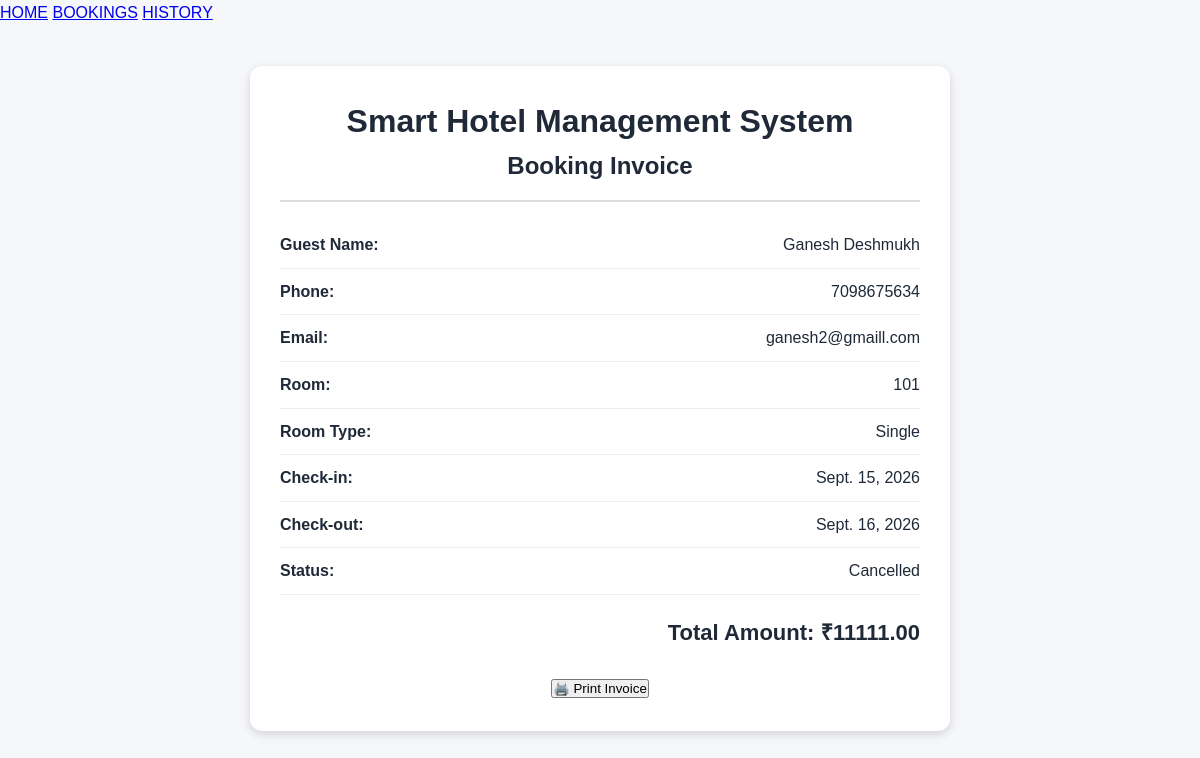
The page /invoice/4/ (signed in) on the database its author committed.
### hotel/models.py (models this page shows, shortened)
class Booking(models.Model):
    STATUS_CHOICES = [
        ('Booked', 'Booked'),
        ('Cancelled', 'Cancelled'),
        ('Completed', 'Completed'),
    ]
    guest = models.ForeignKey(Guest, on_delete=models.CASCADE)
    room = models.ForeignKey(Room, on_delete=models.CASCADE)
    check_in = models.DateField()
    check_out = models.DateField()
    total_amount = models.DecimalField(
        max_digits=10,
        decimal_places=2
    )
    status = models.CharField(
        max_length=20,
        choices=STATUS_CHOICES,
        default='Booked'
    )
    created_at = models.DateTimeField(auto_now_add=True)

class Guest(models.Model):
    name = models.CharField(max_length=100)
    phone = models.CharField(max_length=15)
    email = models.EmailField()
    address = models.TextField()

class Room(models.Model):
    ROOM_TYPES = [
        ('Single', 'Single'),
        ('Double', 'Double'),
        ('Deluxe', 'Deluxe'),
        ('Suite', 'Suite'),
    ]
    STATUS_CHOICES = [
        ('Available', 'Available'),
        ('Booked', 'Booked'),
        ('Occupied', 'Occupied'),
        ('Maintenance', 'Maintenance'),
    ]
    room_number = models.CharField(max_length=10, unique=True)
    room_type = models.CharField(max_length=20, choices=ROOM_TYPES)
    price = models.DecimalField(max_digits=10, decimal_places=2)
    status = models.CharField(
        max_length=20,
        choices=STATUS_CHOICES,
        default='Available'
    )

### hotel/views.py (the view)
# urls.py: path('invoice/<int:booking_id>/', invoice, name='invoice'),
@login_required
def invoice(request, booking_id):
    booking = Booking.objects.get(id=booking_id)
    return render(
        request,
        'hotel/invoice.html',
        {
            'booking': booking,
        }
    )

### hotel/templates/hotel/invoice.html (shortened to what this page needs)
<!DOCTYPE html>
<html>
<head>
{% load static %}
<link rel="stylesheet" href="{% static 'hotel/style.css' %}">
</head>
<body>
<nav>
    <a href="/">HOME</a>
    <a href="/bookings/">BOOKINGS</a>
    <a href="/booking-history/">HISTORY</a>
</nav>
<div class="invoice">
    <div class="invoice-header">
        <h1>Smart Hotel Management System</h1>
        <h2>Booking Invoice</h2>
    </div>
    <div class="invoice-row">
        <strong>Guest Name:</strong>
        <span>{{ booking.guest.name }}</span>
    </div>
    <div class="invoice-row">
        <strong>Phone:</strong>
        <span>{{ booking.guest.phone }}</span>
    </div>
    <div class="invoice-row">
        <strong>Email:</strong>
        <span>{{ booking.guest.email }}</span>
    </div>
    <div class="invoice-row">
        <strong>Room:</strong>
        <span>{{ booking.room.room_number }}</span>
    </div>
    <div class="invoice-row">
        <strong>Room Type:</strong>
        <span>{{ booking.room.room_type }}</span>
    </div>
    <div class="invoice-row">
        <strong>Check-in:</strong>
        <span>{{ booking.check_in }}</span>
    </div>
    <div class="invoice-row">
        <strong>Check-out:</strong>
        <span>{{ booking.check_out }}</span>
    </div>
    <div class="invoice-row">
        <strong>Status:</strong>
        <span>{{ booking.status }}</span>
    </div>
    <div class="total">
        Total Amount: ₹{{ booking.total_amount }}
    </div>
    <div class="print-btn">
        <button onclick="window.print()">🖨️ Print Invoice</button>
    </div>
</div>
</body>
</html>

### hotel/static/hotel/style.css (style rules this page uses)
* { box-sizing: border-box; margin: 0; padding: 0; }
body { font-family: Arial, Helvetica, sans-serif; background: #f5f7fb; color: #1f2937; line-height: 1.6; }

### hotel/templates/hotel/invoice.html (style rules this page uses)
.invoice { width: 700px; margin: 40px auto; background: white; padding: 30px; border-radius: 12px; box-shadow: 0 3px 10px rgba(0,0,0,0.15); }
.invoice-header { text-align: center; border-bottom: 2px solid #ddd; padding-bottom: 15px; margin-bottom: 20px; }
.invoice-row { display: flex; justify-content: space-between; padding: 10px 0; border-bottom: 1px solid #eee; }
.total { font-size: 22px; font-weight: bold; text-align: right; margin-top: 20px; }
.print-btn { text-align: center; margin-top: 25px; }

### rows shown on the page
Booking: guest.name "Ganesh Deshmukh", guest.phone "7098675634", guest.email "ganesh2@gmaill.com", room.room_number "101", room.room_type "Single", check_in "Sept. 15, 2026", check_out "Sept. 16, 2026", status "Cancelled", total_amount "11111.00"
